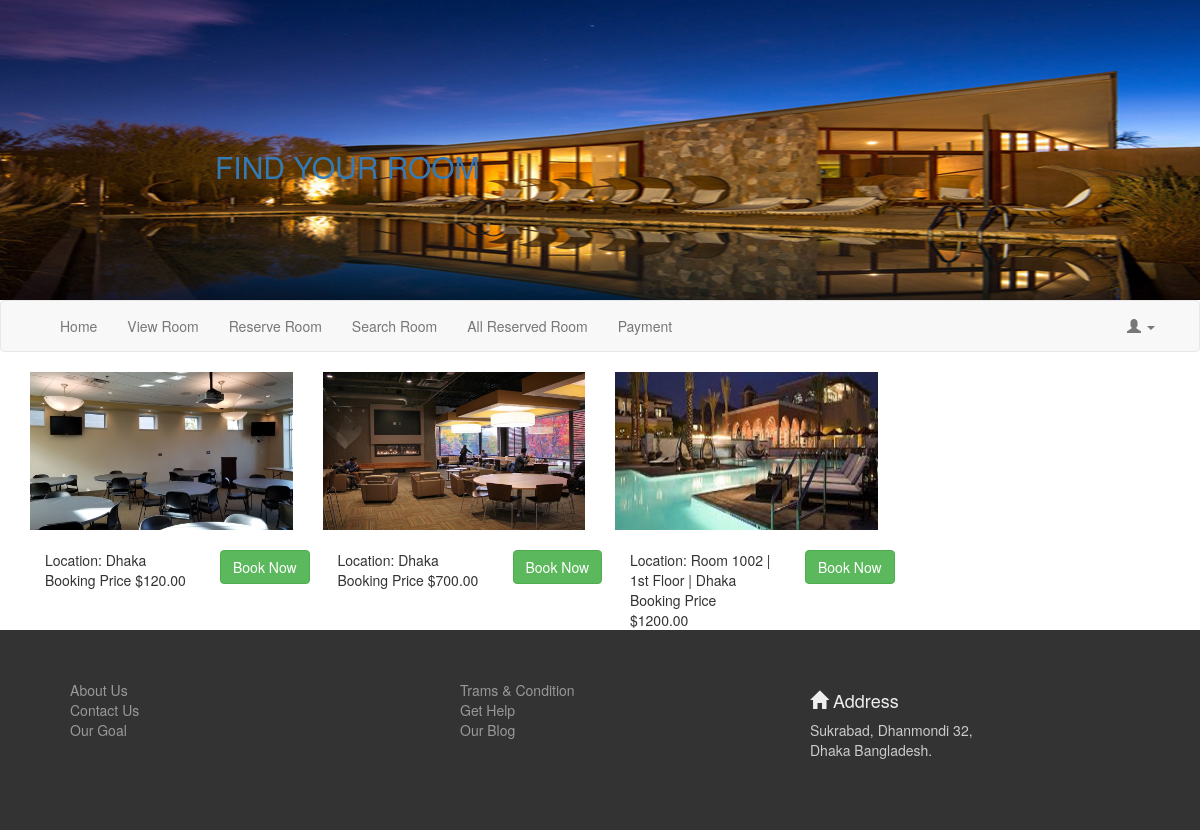
The app's page /viewRoom.php with its own data.
### tables this page shows
CREATE TABLE `room` (
  `id` int(11) NOT NULL,
  `location` varchar(255) DEFAULT NULL,
  `size` varchar(255) DEFAULT NULL,
  `scheduleTime` varchar(255) DEFAULT NULL,
  `price` double(10,2) DEFAULT NULL,
  `picture` varchar(255) DEFAULT NULL,
  `description` text
);

### include/databaseCon.php (called while the page is built, shortened)
<?php
class database
{
	private $host="localhost";
	private $username="root";
	private $password="";
	private $database_name="roomreservation";
	public function GetData($qry){
		$con = new mysqli($this->host,$this->username,$this->password,$this->database_name);
		if(mysqli_query($con,$qry))
		{
			$result = mysqli_query($con,$qry);
			return $result;
		}
		else
		{
			mysqli_close($con);
			return false;
		}
	}
}

### viewRoom.php (the view)
<?php
	include 'include/menu.php';
	$st = "Select * from room";
	$roomsinfo = $db->GetData($st);
?>
<div class="container-fluid">
	<div class="container">
		<div class="row">
		<?php
			while($roominfo = mysqli_fetch_assoc($roomsinfo))
			{ ?>
			<div class="col-sm-4 col-md-3">
				<a href="viewRoomDetails.php?id=<?=$roominfo['id'] ?>">
					<img src="<?=$roominfo['picture'] ?>" class="img-responsive">
				</a><br>
				<div class="col-xs-8">
					Location: <?=$roominfo['location'] ?> <br>
					Booking Price $<?=$roominfo['price'] ?>
				</div>
				<div class="col-xs-4">
					<a href="" class="btn btn-success">Book Now</a>
				</div>
			</div> <?php }
			?>
		</div>
	</div>
</div>
<?php
	include 'include/footer.php';
?>

### records on screen
room: picture (picture), location "Dhaka", price "120.00"
room: picture (picture), location "Dhaka", price "700.00"
room: picture (picture), location "Room 1002 | 1st Floor | Dhaka", price "1200.00"
